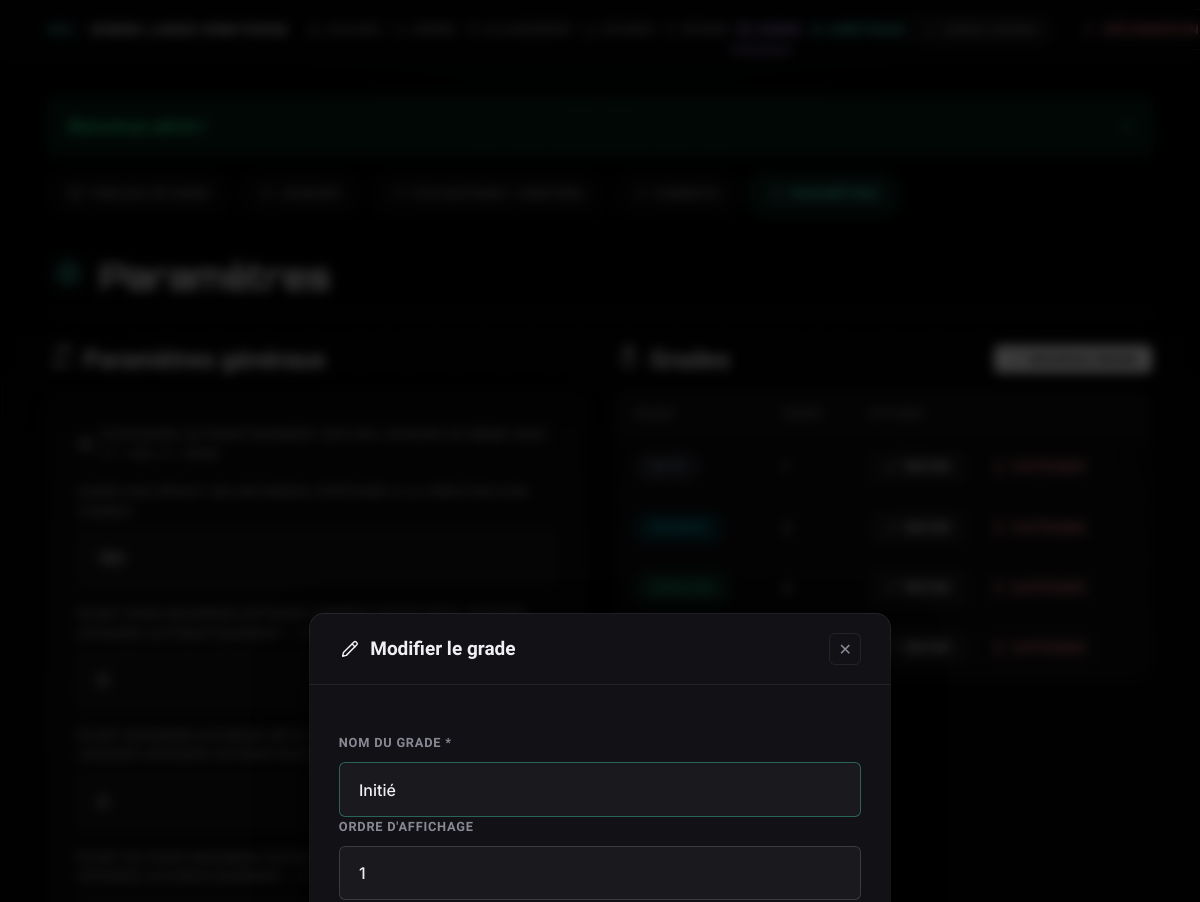
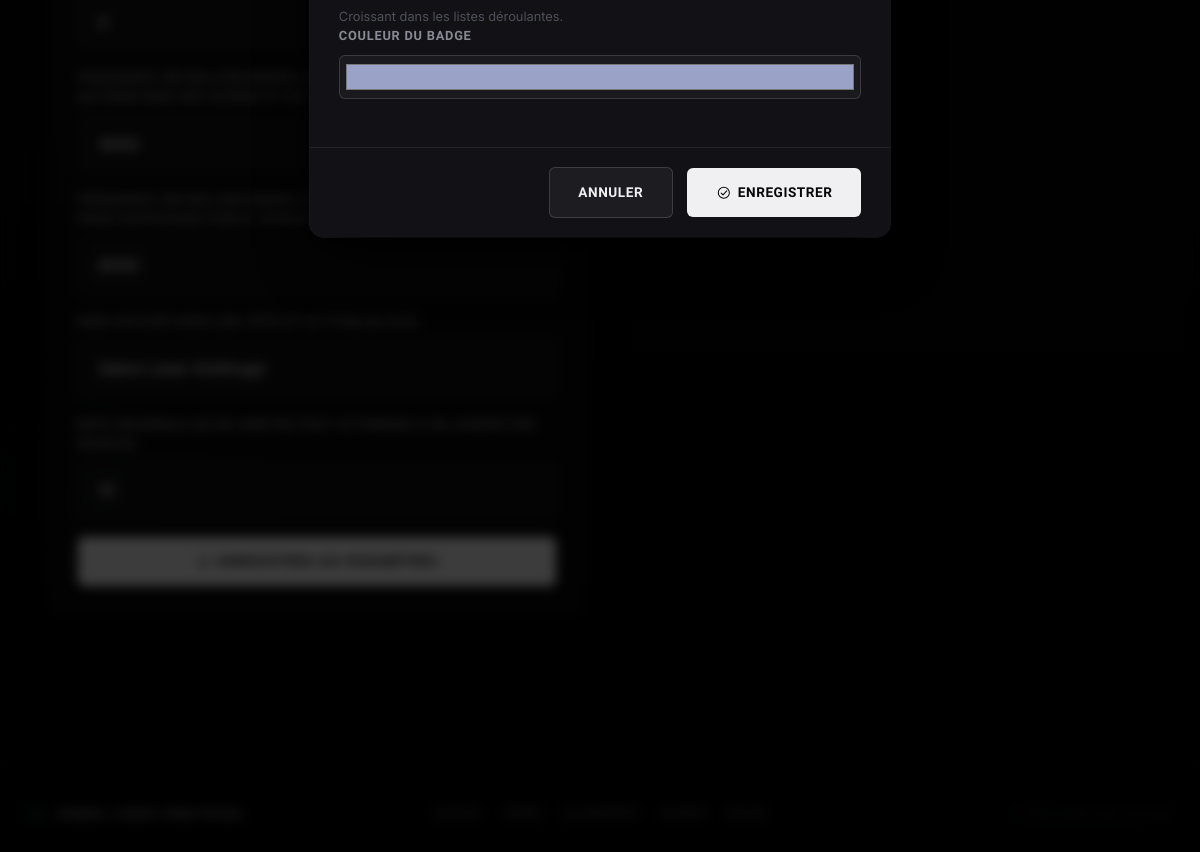
Screenshot of /admin/parametres.php?action=edit_grade&id=1 (signed in) with the database file from the repository (2 pictures, top to bottom).
### tables this page shows
CREATE TABLE IF NOT EXISTS grades (
  id INT AUTO_INCREMENT PRIMARY KEY,
  nom VARCHAR(60) NOT NULL UNIQUE,
  ordre INT NOT NULL DEFAULT 0,
  couleur VARCHAR(20) DEFAULT NULL COMMENT 'Couleur hexadécimale libre, ex. #00e5ff',
  created_at DATETIME DEFAULT CURRENT_TIMESTAMP
);

### includes/auth.php (called while the page is built, shortened)
<?php
function csrfToken(): string
{
    return $_SESSION['csrf_token'];
}

### admin/parametres.php (the view, shortened to what this page needs)
<?php
require_once __DIR__ . '/../config/config.php';
$action = $_GET['action'] ?? 'list';
$id = (int)($_GET['id'] ?? 0);
$editGrade = null;
if ($action === 'edit_grade' && $id) {
    $stmt = $pdo->prepare('SELECT * FROM grades WHERE id = ?');
    $stmt->execute([$id]);
    $editGrade = $stmt->fetch();
}
$grades = getGrades($pdo);
$parametres = $pdo->query('SELECT * FROM parametres ORDER BY cle ASC')->fetchAll();
require __DIR__ . '/../includes/header.php';
require __DIR__ . '/_tabs.php';
?>
<h1><?= icon('settings') ?> Paramètres</h1>
<?php if (in_array($action, ['new_grade', 'edit_grade'])): ?>
<dialog id="form-modal" class="modal modal-form" aria-labelledby="modal-grade-title">
    <form method="post" action="parametres.php" novalidate>
        <div class="modal-header">
            <h3 id="modal-grade-title"><?= icon($action === 'new_grade' ? 'plus' : 'edit') ?> <?= $action === 'new_grade' ? 'Nouveau grade' : 'Modifier le grade' ?></h3>
            <a href="parametres.php" class="modal-close-btn" aria-label="Fermer">&#x2715;</a>
        </div>
        <div class="modal-body">
            <div class="field">
                <label for="nom">Nom du grade *</label>
                <input type="text" id="nom" name="nom" required value="<?= e($editGrade['nom'] ?? '') ?>">
            </div>
            <div class="field">
                <label for="ordre">Ordre d'affichage</label>
                <input type="number" id="ordre" name="ordre" step="1" value="<?= $editGrade['ordre'] ?? 0 ?>">
                <small class="hint">Croissant dans les listes déroulantes.</small>
            </div>
            <div class="field">
                <label for="couleur">Couleur du badge</label>
                <input type="color" id="couleur" name="couleur" value="<?= e($editGrade['couleur'] ?? '#00e5ff') ?>" style="height:44px;padding:4px;">
            </div>
        </div>
        <div class="modal-footer">
            <a href="parametres.php" class="btn btn-secondary">Annuler</a>
            <button type="submit" class="btn"><?= icon('check-circle') ?> Enregistrer</button>
        </div>
    </form>
</dialog>
<?php endif; ?>
<div class="grid grid-2">
    <div>
        <div class="section-title"><h2 id="heading-params"><?= icon('sliders') ?> Paramètres généraux</h2></div>
        <div class="card">
            <form method="post" action="parametres.php" aria-labelledby="heading-params">
                <?php
                $clesBooleennes = ['appariement_meme_sexe'];
                $clesMasquees   = ['retard_minutes'];
                ?>
                <?php foreach ($parametres as $p): if (in_array($p['cle'], $clesMasquees, true)) continue; ?>
                    <div class="field">
                        <?php if (in_array($p['cle'], $clesBooleennes, true)): ?>
                            <label style="display:flex;align-items:center;gap:.5rem;cursor:pointer;">
                            </label>
                        <?php else: ?>
                            <label for="param_<?= e($p['cle']) ?>"><?= e($p['description'] ?: $p['cle']) ?></label>
                        <?php endif; ?>
                    </div>
                <?php endforeach; ?>
                <button type="submit"><?= icon('check-circle') ?> Enregistrer les paramètres</button>
            </form>
        </div>
    </div>
    <div>
        <div class="section-title" style="margin-bottom:var(--space-3);">
            <h2 id="heading-grades"><?= icon('medal') ?> Grades</h2>
            <a href="parametres.php?action=new_grade" class="btn btn-sm"><?= icon('plus') ?> Nouveau grade</a>
        </div>
        <div class="table-wrap">
            <table aria-labelledby="heading-grades">
                <thead><tr><th scope="col">Grade</th><th scope="col">Ordre</th><th scope="col">Actions</th></tr></thead>
                <tbody>
                <?php foreach ($grades as $g): ?>
                    <tr>
                        <td><span class="badge" style="background:<?= e($g['couleur'] ?: '#2a3358') ?>22;color:<?= e($g['couleur'] ?: 'var(--text)') ?>;border-color:<?= e($g['couleur'] ?: 'var(--border)') ?>66;"><?= e($g['nom']) ?></span></td>
                        <td><?= (int)$g['ordre'] ?></td>
                        <td class="actions-inline">
                            <a href="parametres.php?action=edit_grade&id=<?= $g['id'] ?>" class="btn btn-secondary btn-sm"><?= icon('edit') ?> Éditer</a>
                            <a href="parametres.php?action=delete_grade&id=<?= $g['id'] ?>&csrf=<?= e(csrfToken()) ?>"
                               class="btn btn-danger btn-sm"
                               data-confirm="Supprimer le grade «<?= e($g['nom']) ?>» ? Les joueurs qui l'ont perdront ce grade."
                               data-confirm-label="Supprimer" data-confirm-icon="🗑️"><?= icon('trash') ?> Supprimer</a>
                        </td>
                    </tr>
                <?php endforeach; ?>
                </tbody>
            </table>
        </div>
    </div>
</div>
<?php require __DIR__ . '/../includes/footer.php'; ?>

### rows the page displays
grades: nom "Initié", ordre "1", couleur "#9aa3c7"
